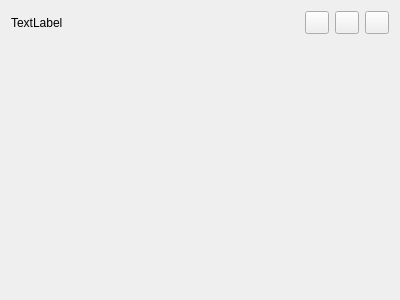
<?xml version="1.0" encoding="UTF-8"?>
<ui version="4.0">
 <class>Form</class>
 <widget class="QWidget" name="Form">
  <property name="geometry">
   <rect>
    <x>0</x>
    <y>0</y>
    <width>400</width>
    <height>300</height>
   </rect>
  </property>
  <property name="windowTitle">
   <string>Form</string>
  </property>
  <layout class="QVBoxLayout" name="verticalLayout">
   <item>
    <layout class="QHBoxLayout" name="horizontalLayout">
     <item>
      <widget class="QLabel" name="label">
       <property name="text">
        <string>TextLabel</string>
       </property>
      </widget>
     </item>
     <item>
      <widget class="QToolButton" name="toolButton_3">
       <property name="text">
        <string/>
       </property>
      </widget>
     </item>
     <item>
      <widget class="QToolButton" name="toolButton_2">
       <property name="text">
        <string/>
       </property>
      </widget>
     </item>
     <item>
      <widget class="QToolButton" name="toolButton">
       <property name="text">
        <string/>
       </property>
      </widget>
     </item>
    </layout>
   </item>
   <item>
    <widget class="QWidget" name="widget" native="true"/>
   </item>
  </layout>
 </widget>
 <resources/>
 <connections/>
</ui>
